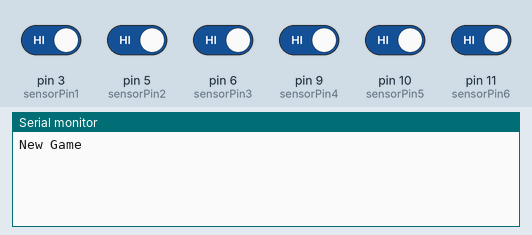
Simulated run of this sketch. Board: Arduino Uno, built with avr-gcc and run on an emulated ATmega328P. Shown: the last lines printed to the serial monitor. Inputs (shaded band) come from the test bench; at power-on: pin 3 (sensorPin1), pin 5 (sensorPin2), pin 6 (sensorPin3), pin 9 (sensorPin4), pin 10 (sensorPin5), pin 11 (sensorPin6) HIGH.

Above: at 1.2 s.
1.3 s: pin 3 (sensorPin1) driven LOW
At 2.0 s:
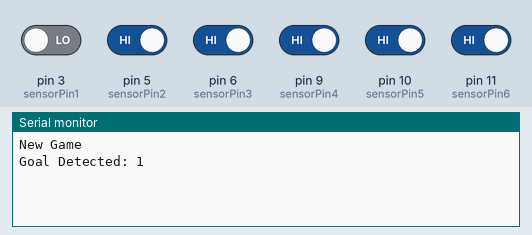
3.7 s: pin 11 (sensorPin6) driven LOW
At 4.3 s:
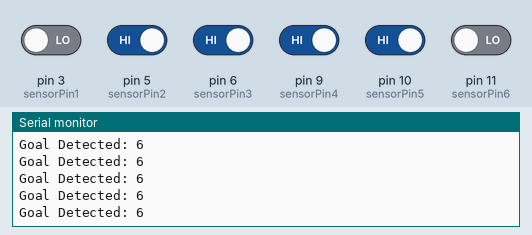
6.7 s: pin 5 (sensorPin2) driven LOW
8.2 s: pin 6 (sensorPin3) driven LOW
11.2 s: pin 9 (sensorPin4) driven LOW
14.2 s: pin 10 (sensorPin5) driven LOW
Timing chart, 0 to 17.2 s (numbered marks = the images above; inputs shaded):
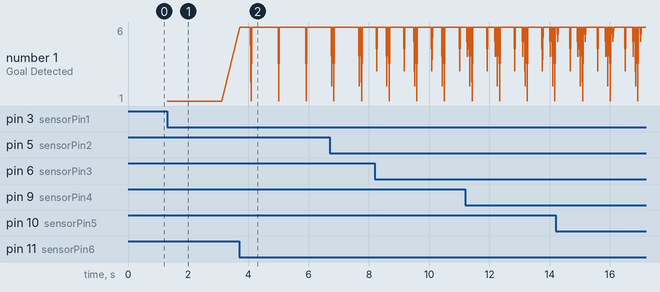

Measured:
- after the input at 1.3 s, the serial monitor: prints a new line at once (image 1)
- after the input at 3.7 s, the serial monitor: prints a new line at once (image 2)
- plotted number 1: 1 → 6 after the input at 3.7 s

The sketch:

Client_Board_2.ino
```cpp
// Client Board
//Test Board - #1 (Address 8)

#include <Wire.h>

#define HOST_ADDRESS 0x09
#define CLIENT_ADDRESS 0x08 // replace with unique address for each client

//This can be removed soon
byte dataToSend = 0x01;

//debug flag to send debug data to console
bool DEBUG = true;

const int sensorPin1 = 3;  // IR sensor 1 connected to digital pin 8
const int sensorPin2 = 5;  // IR sensor 2 connected to digital pin 9
const int sensorPin3 = 6;  // IR sensor 3 connected to digital pin 10
const int sensorPin4 = 9;  // IR sensor 4 connected to digital pin 11
const int sensorPin5 = 10;  // IR sensor 5 connected to digital pin 12
const int sensorPin6 = 11;  // IR sensor 6 connected to digital pin 13

int detected = 0;  // variable to count detected LEDs
const int NUM_LED = 5; //6 leds
int SCOREDELAY = 900; //delay in MS, this could be lowered needs testing

unsigned long lastTime[NUM_LED];

void setup() {
  Wire.begin(CLIENT_ADDRESS);
  Wire.onRequest(requestEvent);

  // set the sensor pins as inputs
  pinMode(sensorPin1, INPUT);
  pinMode(sensorPin2, INPUT);
  pinMode(sensorPin3, INPUT);
  pinMode(sensorPin4, INPUT);
  pinMode(sensorPin5, INPUT);
  pinMode(sensorPin6, INPUT);


  Serial.begin(9600);

    Serial.println("New Game");
}

void loop() {
  unsigned long P1_currentTime = millis();
  unsigned long P2_currentTime = millis();
  unsigned long P3_currentTime = millis();
  unsigned long P4_currentTime = millis();
  unsigned long P5_currentTime = millis();
  unsigned long P6_currentTime = millis();

  //check for goal detection
  //Goal 1
  if (P1_currentTime - lastTime[0] >= SCOREDELAY) {
    if (digitalRead(sensorPin1) == LOW) {
      //Goal Hole 1
      lastTime[0] = P1_currentTime;

      detected = detected + 10;
      if ( DEBUG == true) {
        Serial.println("Goal Detected: 1");
      }
    }
  }

  //Goal 2
  if (P2_currentTime - lastTime[1] >= SCOREDELAY) {
    if (digitalRead(sensorPin2) == LOW) {
      //Goal Hole 2
      lastTime[1] = P2_currentTime;

      detected = detected + 10;
      if ( DEBUG == true) {
        Serial.println("Goal Detected: 2");
      }
    }
  }

//Goal 3
  if (P3_currentTime - lastTime[2] >= SCOREDELAY) {
    if (digitalRead(sensorPin3) == LOW) {
      //Goal Hole 3
      lastTime[2] = P3_currentTime;

      detected = detected + 10;
      if ( DEBUG == true) {
        Serial.println("Goal Detected: 3");
      }
    }
  }

//Goal 4
  if (P4_currentTime - lastTime[3] >= SCOREDELAY) {
    if (digitalRead(sensorPin4) == LOW) {
      //Goal Hole 4
      lastTime[3] = P4_currentTime;

      detected = detected + 50;

      if ( DEBUG == true) {
        Serial.println("Goal Detected: 4");
      }
    }
  }

//Goal 5
  if (P5_currentTime - lastTime[4] >= SCOREDELAY) {
    if (digitalRead(sensorPin5) == LOW) {
      //Goal Hole 5
      lastTime[4] = P5_currentTime;

      detected = detected + 100;

      if ( DEBUG == true) {
        Serial.println("Goal Detected: 5");
      }
    }
  }


//Goal 6
  if (P6_currentTime - lastTime[5] >= SCOREDELAY) {
    if (digitalRead(sensorPin6) == LOW) {
      //Goal Hole 6
      lastTime[5] = P6_currentTime;

      detected = detected + 50;

      if ( DEBUG == true) {
        Serial.println("Goal Detected: 6");
      }
    }
  }

  // wait for 10ms before checking again
  delay(10); // This needs to be as low as possible
} // End Main loop

void requestEvent() {

  dataToSend = detected;
  Wire.write(dataToSend);

  if ( DEBUG == true) {
    Serial.print("Sent data ");
    Serial.print(dataToSend);
    Serial.print(" to host from client at address ");
    Serial.println(CLIENT_ADDRESS);
  }
  dataToSend = 0;
  detected = 0;
}
// End requestEvent
```
